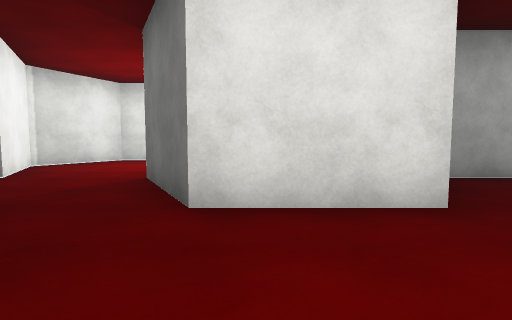
View 1 (above)

21 first-person views from a walk through a 3-D level made in the Unity game engine. The camera is 1.3 m above the floor, tilts 4° down and sees 85° across. The floor is counted in squares, 2 m on a side. Each view is taken from the middle of a square. On the plan, view 1 faces up. The plan holds only what a view shows up to about 9 squares ahead; the rest is blank. The place goes on beyond the plan. The player is left out. Surface patterns are stand-ins for the level's own textures.

View 2
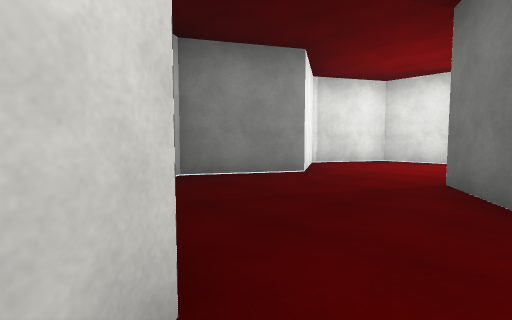

View 3
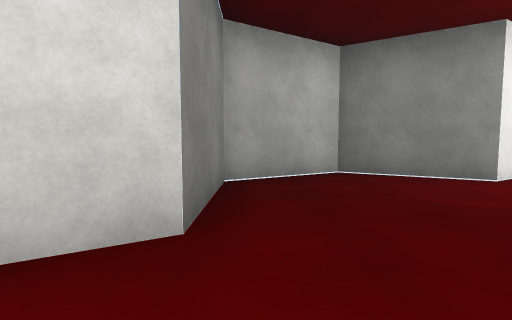

View 4
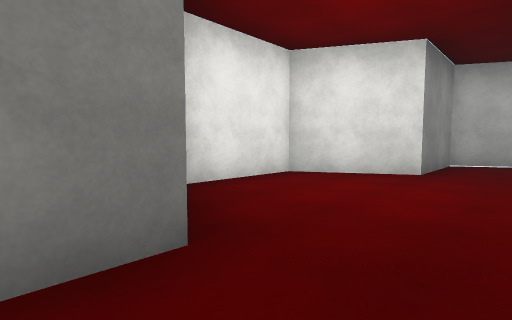

View 5
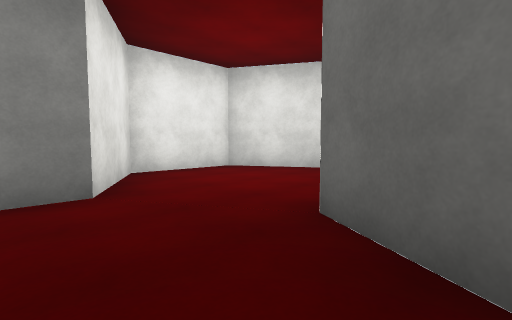

View 6
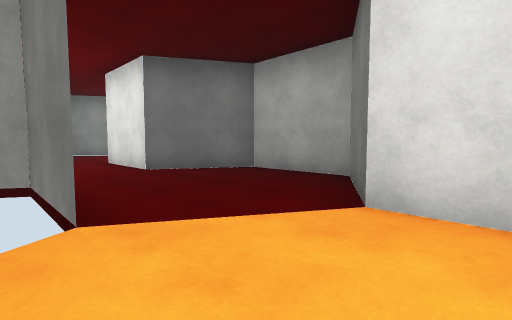

View 7
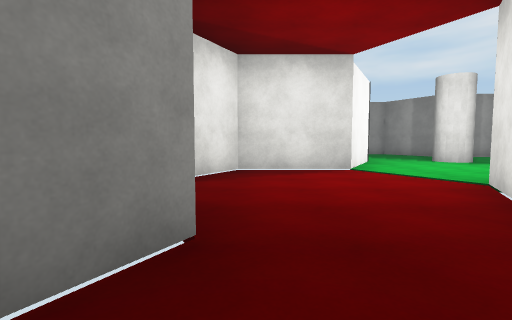

View 8
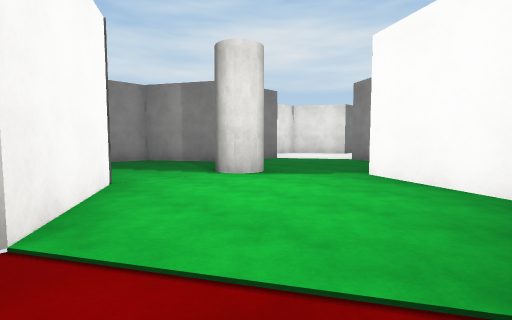

View 9
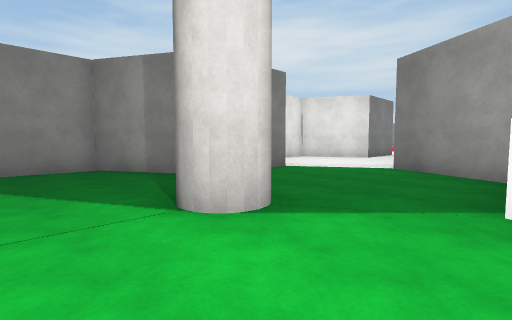

View 10
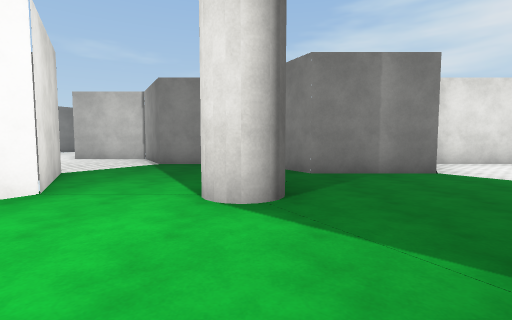

View 11
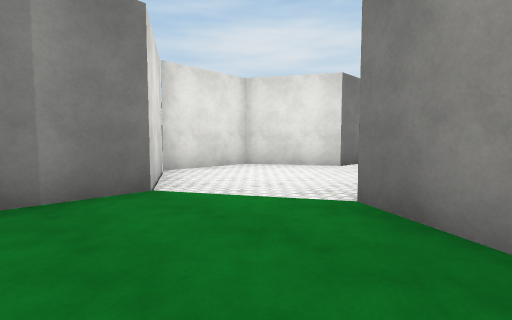

View 12
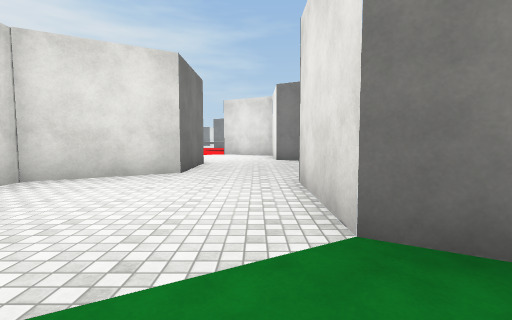

View 13
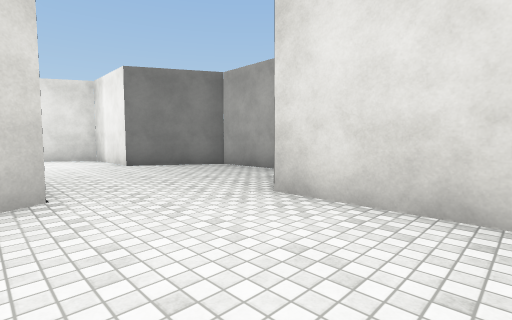

View 14
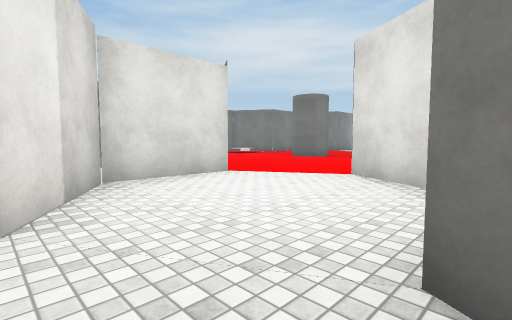

View 15
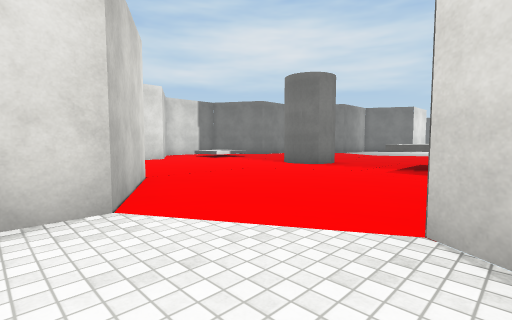

View 16
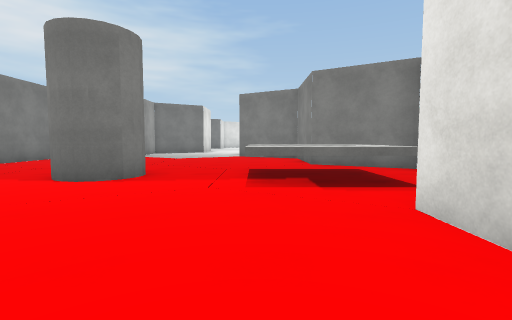

View 17
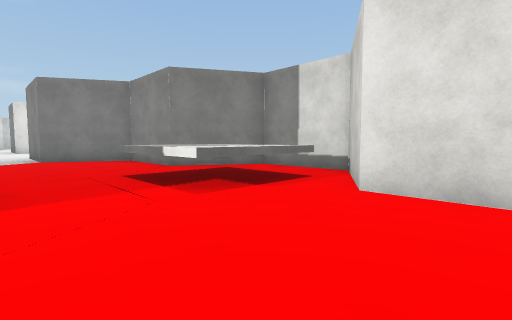

View 18
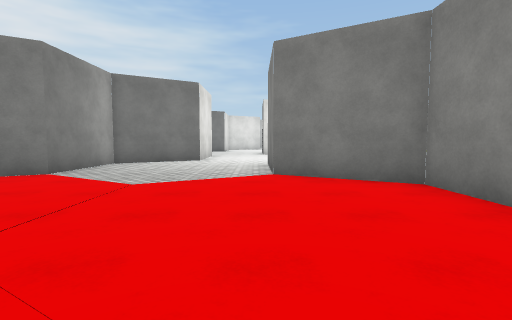

View 19
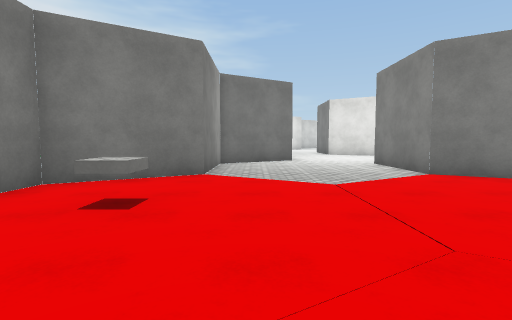

View 20
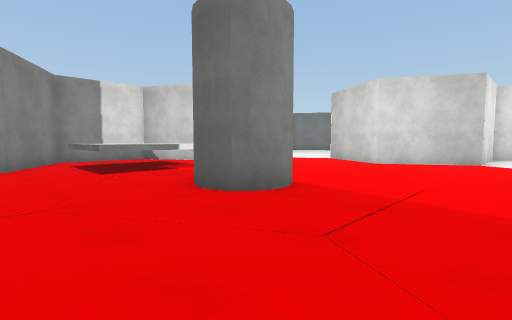

View 21
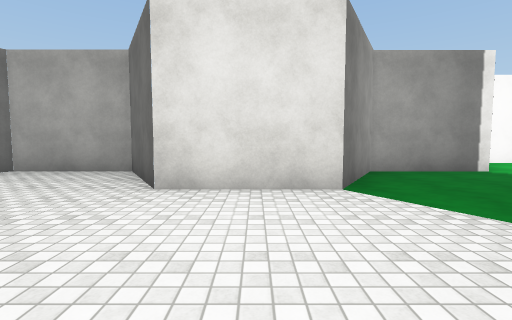

### Floor plan
Key: @ floor where view 1 was taken; # wall or solid block; . floor; ^ raised ledge.
Columns run from 6 left of view 1 to 33 right of it. Each row starts with its distance up from view 1.
 21                        ............##
 20                     ####............####
 19                        #...............#
 18                        ##....#.........#
 17   ...#                 #................
 16   ....###   #####   ####................
 15    ......#  #...## ##.......^^^....####
 14     .....####....###....... ^^^....#
 13     #...................####^^^.####
 12     ##..................#  ######
 11     ##..#....###.....###
 10     #.......## ##...#
  9  #.......####   #####
  8 ##.......#
  7 #.....####
  6 ##...##
  5  #...#  #####
  4 ##...#  #...##
  3 #.....###....##
  2 #..............
  1  #.............
  0  ####.@..###...
 -1     ##...#
 -2      ####

Where each view was taken, in squares from view 1:
view 1: 0 up, 0 right, facing up
view 2: 0 up, 1 left, facing up-left
view 3: 1 up, 0 right, facing left
view 4: 2 up, 4 right, facing down-left
view 5: 4 up, 4 right, facing down-left
view 6: 0 up, 8 right, facing up-left
view 7: 3 up, 4 left, facing up
view 8: 7 up, 2 left, facing up-right
view 9: 9 up, 0 right, facing up-right
view 10: 8 up, 2 right, facing up
view 11: 10 up, 4 right, facing up-right
view 12: 12 up, 5 right, facing right
view 13: 14 up, 7 right, facing down-right
view 14: 11 up, 13 right, facing up-right
view 15: 13 up, 16 right, facing up-right
view 16: 15 up, 18 right, facing right
view 17: 17 up, 19 right, facing down-right
view 18: 16 up, 24 right, facing right
view 19: 19 up, 24 right, facing right
view 20: 21 up, 26 right, facing down-left
view 21: 15 up, 8 right, facing down
